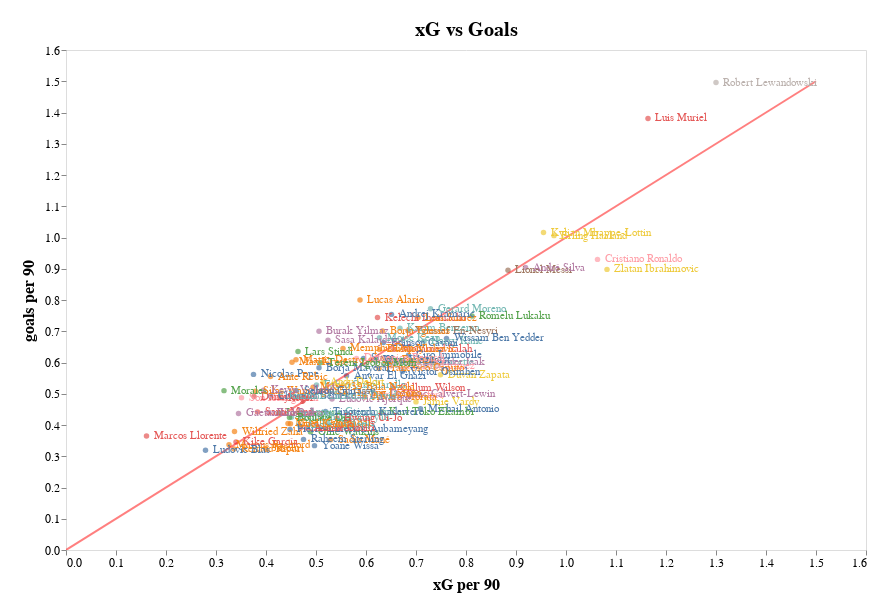

Here is the notebook cell this chart was saved with:
### Code cell
scat = alt.Chart(df4).mark_circle().encode(
  y=alt.Y('goal90:Q'),
  # y='shot90:Q',
  # x='goalshot:Q',
  x=alt.X('xG90:Q'),
  color=alt.Color('goals:N', legend=None),
  tooltip=[alt.Tooltip('player_name', title='name'),
           alt.Tooltip('team_title', title='team'),
           alt.Tooltip('goals', title='goals'),
           alt.Tooltip('shots', title='shots'),
           alt.Tooltip('shot90', title='Shot per 90 min'),
           alt.Tooltip('goalshot', title='Goals per shot')]
).properties(
    width=800,
    height=500
)

line = pd.DataFrame({
    'Length': [0, 1.5],
    'Width':  [0, 1.5],
})

line_plot = alt.Chart(line).mark_line(color= 'red',opacity=0.5).encode(
    x= alt.X('Length', title='xG per 90', axis=alt.Axis(grid=False, titleFontSize=16, labelFontSize=12, titlePadding=8)),
    y= alt.Y('Width', title='goals per 90', axis=alt.Axis(grid=False, titleFontSize=16, labelFontSize=12, titlePadding=8))
)


text = scat.mark_text(
    align='left',
    baseline='middle',
    dx=7
).encode(
    text='player_name',
    # size=alt.Size('goals:Q', scale=alt.Scale(range=[8, 15]))
)

# scat.encode(y=Y('shot90:Q',scale=Scale(domain=[1, 5.6])))
(scat + line_plot + text).properties(width=600, title="xG vs Goals", padding=20).interactive().configure_title(fontSize=20).configure_axis(grid=False, domain=False)

### Figure 1 — Vega-Lite specification as saved in the notebook (floating-point values rounded to 4 significant figures)
{"usermeta": {"embedOptions": {"theme": "dark"}}, "config": {"view": {"continuousWidth": 400, "continuousHeight": 300}, "axis": {"domain": false, "grid": false}, "title": {"fontSize": 20}}, "layer": [{"data": {"name": "data-9b0c600edb5b1b28d109a0f560ac659b"}, "mark": "circle", "encoding": {"color": {"type": "nominal", "field": "goals", "legend": null}, "tooltip": [{"type": "nominal", "field": "player_name", "title": "name"}, {"type": "nominal", "field": "team_title", "title": "team"}, {"type": "quantitative", "field": "goals", "title": "goals"}, {"type": "quantitative", "field": "shots", "title": "shots"}, {"type": "quantitative", "field": "shot90", "title": "Shot per 90 min"}, {"type": "quantitative", "field": "goalshot", "title": "Goals per shot"}], "x": {"type": "quantitative", "field": "xG90"}, "y": {"type": "quantitative", "field": "goal90"}}, "height": 500, "selection": {"selector002": {"type": "interval", "bind": "scales", "encodings": ["x", "y"]}}, "width": 800}, {"data": {"name": "data-0ad230cc32390c6887d14af485370c97"}, "mark": {"type": "line", "color": "red", "opacity": 0.5}, "encoding": {"x": {"type": "quantitative", "axis": {"grid": false, "labelFontSize": 12, "titleFontSize": 16, "titlePadding": 8}, "field": "Length", "title": "xG per 90"}, "y": {"type": "quantitative", "axis": {"grid": false, "labelFontSize": 12, "titleFontSize": 16, "titlePadding": 8}, "field": "Width", "title": "goals per 90"}}}, {"data": {"name": "data-9b0c600edb5b1b28d109a0f560ac659b"}, "mark": {"type": "text", "align": "left", "baseline": "middle", "dx": 7}, "encoding": {"color": {"type": "nominal", "field": "goals", "legend": null}, "text": {"type": "nominal", "field": "player_name"}, "tooltip": [{"type": "nominal", "field": "player_name", "title": "name"}, {"type": "nominal", "field": "team_title", "title": "team"}, {"type": "quantitative", "field": "goals", "title": "goals"}, {"type": "quantitative", "field": "shots", "title": "shots"}, {"type": "quantitative", "field": "shot90", "title": "Shot per 90 min"}, {"type": "quantitative", "field": "goalshot", "title": "Goals per shot"}], "x": {"type": "quantitative", "field": "xG90"}, "y": {"type": "quantitative", "field": "goal90"}}, "height": 500, "width": 800}], "padding": 20, "title": "xG vs Goals", "width": 600, "$schema": "https://vega.github.io/schema/vega-lite/v4.8.1.json", "datasets": {"data-9b0c600edb5b1b28d109a0f560ac659b": [{"player_name": "Harry Kane", "team_title": "Tottenham", "goals": 23, "shots": 138, "shot90": 4.01, "goalshot": 16.67, "goal90": 0.668, "xG90": 0.716}, {"player_name": "Mohamed Salah", "team_title": "Liverpool", "goals": 22, "shots": 126, "shot90": 3.676, "goalshot": 17.46, "goal90": 0.642, "xG90": 0.656}, {"player_name": "Son Heung-Min", "team_title": "Tottenham", "goals": 17, "shots": 68, "shot90": 1.95, "goalshot": 25.0, "goal90": 0.487, "xG90": 0.351}, {"player_name": "Patrick Bamford", "team_title": "Leeds", "goals": 17, "shots": 107, "shot90": 3.122, "goalshot": 15.89, "goal90": 0.496, "xG90": 0.596}, {"player_name": "Dominic Calvert-Lewin", "team_title": "Everton", "goals": 16, "shots": 83, "shot90": 2.596, "goalshot": 19.28, "goal90": 0.5, "xG90": 0.633}, {"player_name": "Jamie Vardy", "team_title": "Leicester", "goals": 15, "shots": 82, "shot90": 2.591, "goalshot": 18.29, "goal90": 0.474, "xG90": 0.7}, {"player_name": "Ollie Watkins", "team_title": "Aston Villa", "goals": 14, "shots": 98, "shot90": 2.649, "goalshot": 14.29, "goal90": 0.378, "xG90": 0.489}, {"player_name": "Alexandre Lacazette", "team_title": "Arsenal", "goals": 13, "shots": 45, "shot90": 2.089, "goalshot": 28.89, "goal90": 0.603, "xG90": 0.62}, {"player_name": "Callum Wilson", "team_title": "Newcastle United", "goals": 12, "shots": 49, "shot90": 2.121, "goalshot": 24.49, "goal90": 0.519, "xG90": 0.654}, {"player_name": "Kelechi Iheanacho", "team_title": "Leicester", "goals": 12, "shots": 59, "shot90": 3.657, "goalshot": 20.34, "goal90": 0.744, "xG90": 0.623}, {"player_name": "Danny Ings", "team_title": "Southampton", "goals": 12, "shots": 57, "shot90": 2.332, "goalshot": 21.05, "goal90": 0.491, "xG90": 0.376}, {"player_name": "Chris Wood", "team_title": "Burnley", "goals": 12, "shots": 70, "shot90": 2.278, "goalshot": 17.14, "goal90": 0.391, "xG90": 0.469}, {"player_name": "Wilfried Zaha", "team_title": "Crystal Palace", "goals": 11, "shots": 60, "shot90": 2.065, "goalshot": 18.33, "goal90": 0.379, "xG90": 0.337}, {"player_name": "Marcus Rashford", "team_title": "Manchester United", "goals": 11, "shots": 79, "shot90": 2.418, "goalshot": 13.92, "goal90": 0.337, "xG90": 0.326}, {"player_name": "Sadio Mané", "team_title": "Liverpool", "goals": 11, "shots": 94, "shot90": 3.016, "goalshot": 11.7, "goal90": 0.353, "xG90": 0.529}, {"player_name": "Pierre-Emerick Aubameyang", "team_title": "Arsenal", "goals": 10, "shots": 57, "shot90": 2.199, "goalshot": 17.54, "goal90": 0.386, "xG90": 0.448}, {"player_name": "Michail Antonio", "team_title": "West Ham", "goals": 10, "shots": 63, "shot90": 2.845, "goalshot": 15.87, "goal90": 0.452, "xG90": 0.709}, {"player_name": "Christian Benteke", "team_title": "Crystal Palace", "goals": 10, "shots": 71, "shot90": 3.503, "goalshot": 14.09, "goal90": 0.493, "xG90": 0.409}, {"player_name": "Raheem Sterling", "team_title": "Manchester City", "goals": 10, "shots": 70, "shot90": 2.481, "goalshot": 14.29, "goal90": 0.354, "xG90": 0.475}, {"player_name": "Edinson Cavani", "team_title": "Manchester United", "goals": 10, "shots": 34, "shot90": 2.258, "goalshot": 29.41, "goal90": 0.664, "xG90": 0.635}, {"player_name": "Anwar El Ghazi", "team_title": "Aston Villa", "goals": 10, "shots": 64, "shot90": 3.573, "goalshot": 15.62, "goal90": 0.558, "xG90": 0.561}, {"player_name": "Nicolas Pepe", "team_title": "Arsenal", "goals": 10, "shots": 47, "shot90": 2.64, "goalshot": 21.28, "goal90": 0.562, "xG90": 0.375}, {"player_name": "Lionel Messi", "team_title": "Barcelona", "goals": 30, "shots": 195, "shot90": 5.817, "goalshot": 15.38, "goal90": 0.895, "xG90": 0.884}, {"player_name": "Gerard Moreno", "team_title": "Villarreal", "goals": 23, "shots": 98, "shot90": 3.291, "goalshot": 23.47, "goal90": 0.772, "xG90": 0.729}, {"player_name": "Karim Benzema", "team_title": "Real Madrid", "goals": 23, "shots": 123, "shot90": 3.799, "goalshot": 18.7, "goal90": 0.71, "xG90": 0.668}, {"player_name": "Luis Suárez", "team_title": "Atletico Madrid", "goals": 21, "shots": 104, "shot90": 3.684, "goalshot": 20.19, "goal90": 0.744, "xG90": 0.704}, {"player_name": "Youssef En-Nesyri", "team_title": "Sevilla", "goals": 18, "shots": 77, "shot90": 3.003, "goalshot": 23.38, "goal90": 0.702, "xG90": 0.684}, {"player_name": "Alexander Isak", "team_title": "Real Sociedad", "goals": 16, "shots": 81, "shot90": 3.051, "goalshot": 19.75, "goal90": 0.603, "xG90": 0.689}, {"player_name": "Morales", "team_title": "Levante", "goals": 14, "shots": 58, "shot90": 2.114, "goalshot": 24.14, "goal90": 0.51, "xG90": 0.316}, {"player_name": "Iago Aspas", "team_title": "Celta Vigo", "goals": 14, "shots": 51, "shot90": 1.595, "goalshot": 27.45, "goal90": 0.438, "xG90": 0.426}, {"player_name": "Antoine Griezmann", "team_title": "Barcelona", "goals": 13, "shots": 71, "shot90": 2.415, "goalshot": 18.31, "goal90": 0.442, "xG90": 0.47}, {"player_name": "Rafa Mir", "team_title": "SD Huesca", "goals": 13, "shots": 120, "shot90": 3.749, "goalshot": 10.83, "goal90": 0.406, "xG90": 0.524}, {"player_name": "Santi Mina", "team_title": "Celta Vigo", "goals": 12, "shots": 45, "shot90": 1.658, "goalshot": 26.67, "goal90": 0.442, "xG90": 0.383}, {"player_name": "Marcos Llorente", "team_title": "Atletico Madrid", "goals": 12, "shots": 49, "shot90": 1.49, "goalshot": 24.49, "goal90": 0.365, "xG90": 0.161}, {"player_name": "Roger", "team_title": "Levante", "goals": 12, "shots": 46, "shot90": 1.867, "goalshot": 26.09, "goal90": 0.487, "xG90": 0.43}, {"player_name": "Kike García", "team_title": "Eibar", "goals": 12, "shots": 87, "shot90": 2.506, "goalshot": 13.79, "goal90": 0.346, "xG90": 0.34}, {"player_name": "Joselu", "team_title": "Alaves", "goals": 11, "shots": 94, "shot90": 2.779, "goalshot": 11.7, "goal90": 0.325, "xG90": 0.399}, {"player_name": "Ante Budimir", "team_title": "Osasuna", "goals": 11, "shots": 46, "shot90": 2.543, "goalshot": 23.91, "goal90": 0.608, "xG90": 0.61}, {"player_name": "Mikel Oyarzabal", "team_title": "Real Sociedad", "goals": 11, "shots": 62, "shot90": 2.285, "goalshot": 17.74, "goal90": 0.405, "xG90": 0.444}, {"player_name": "Borja Iglesias", "team_title": "Real Betis", "goals": 11, "shots": 38, "shot90": 2.42, "goalshot": 28.95, "goal90": 0.701, "xG90": 0.633}, {"player_name": "Robert Lewandowski", "team_title": "Bayern Munich", "goals": 41, "shots": 135, "shot90": 4.925, "goalshot": 30.37, "goal90": 1.496, "xG90": 1.3}, {"player_name": "André Silva", "team_title": "Eintracht Frankfurt", "goals": 28, "shots": 114, "shot90": 3.681, "goalshot": 24.56, "goal90": 0.904, "xG90": 0.919}, {"player_name": "Erling Haaland", "team_title": "Borussia Dortmund", "goals": 27, "shots": 92, "shot90": 3.427, "goalshot": 29.35, "goal90": 1.006, "xG90": 0.976}, {"player_name": "Andrej Kramaric", "team_title": "Hoffenheim", "goals": 20, "shots": 95, "shot90": 3.583, "goalshot": 21.05, "goal90": 0.754, "xG90": 0.651}, {"player_name": "Wout Weghorst", "team_title": "Wolfsburg", "goals": 20, "shots": 93, "shot90": 2.833, "goalshot": 21.5, "goal90": 0.609, "xG90": 0.62}, {"player_name": "Sasa Kalajdzic", "team_title": "VfB Stuttgart", "goals": 16, "shots": 66, "shot90": 2.768, "goalshot": 24.24, "goal90": 0.671, "xG90": 0.524}, {"player_name": "Lars Stindl", "team_title": "Borussia M.Gladbach", "goals": 14, "shots": 56, "shot90": 2.539, "goalshot": 25.0, "goal90": 0.635, "xG90": 0.464}, {"player_name": "Max Kruse", "team_title": "Union Berlin", "goals": 11, "shots": 30, "shot90": 1.638, "goalshot": 36.67, "goal90": 0.601, "xG90": 0.452}, {"player_name": "Lucas Alario", "team_title": "Bayer Leverkusen", "goals": 11, "shots": 41, "shot90": 2.981, "goalshot": 26.83, "goal90": 0.8, "xG90": 0.588}, {"player_name": "Silas Wamangituka", "team_title": "VfB Stuttgart", "goals": 11, "shots": 45, "shot90": 2.078, "goalshot": 24.44, "goal90": 0.508, "xG90": 0.379}, {"player_name": "Cristiano Ronaldo", "team_title": "Juventus", "goals": 29, "shots": 167, "shot90": 5.354, "goalshot": 17.36, "goal90": 0.93, "xG90": 1.063}, {"player_name": "Romelu Lukaku", "team_title": "Inter", "goals": 24, "shots": 97, "shot90": 3.026, "goalshot": 24.74, "goal90": 0.749, "xG90": 0.812}, {"player_name": "Luis Muriel", "team_title": "Atalanta", "goals": 22, "shots": 86, "shot90": 5.397, "goalshot": 25.58, "goal90": 1.381, "xG90": 1.164}, {"player_name": "Dusan Vlahovic", "team_title": "Fiorentina", "goals": 21, "shots": 86, "shot90": 2.628, "goalshot": 24.42, "goal90": 0.642, "xG90": 0.627}, {"player_name": "Ciro Immobile", "team_title": "Lazio", "goals": 20, "shots": 119, "shot90": 3.71, "goalshot": 16.81, "goal90": 0.623, "xG90": 0.685}, {"player_name": "Simy", "team_title": "Crotone", "goals": 20, "shots": 64, "shot90": 1.963, "goalshot": 31.25, "goal90": 0.613, "xG90": 0.595}, {"player_name": "Lorenzo Insigne", "team_title": "Napoli", "goals": 19, "shots": 144, "shot90": 4.488, "goalshot": 13.19, "goal90": 0.592, "xG90": 0.601}, {"player_name": "Domenico Berardi", "team_title": "Sassuolo", "goals": 17, "shots": 113, "shot90": 4.078, "goalshot": 15.04, "goal90": 0.613, "xG90": 0.581}, {"player_name": "Lautaro Martínez", "team_title": "Inter", "goals": 17, "shots": 109, "shot90": 3.776, "goalshot": 15.6, "goal90": 0.589, "xG90": 0.65}, {"player_name": "João Pedro", "team_title": "Cagliari", "goals": 16, "shots": 75, "shot90": 2.062, "goalshot": 21.33, "goal90": 0.44, "xG90": 0.406}, {"player_name": "Duván Zapata", "team_title": "Atalanta", "goals": 15, "shots": 98, "shot90": 3.664, "goalshot": 15.31, "goal90": 0.561, "xG90": 0.749}, {"player_name": "Zlatan Ibrahimovic", "team_title": "AC Milan", "goals": 15, "shots": 80, "shot90": 4.79, "goalshot": 18.75, "goal90": 0.898, "xG90": 1.082}, {"player_name": "Henrikh Mkhitaryan", "team_title": "Roma", "goals": 13, "shots": 82, "shot90": 2.682, "goalshot": 15.85, "goal90": 0.425, "xG90": 0.451}, {"player_name": "Andrea Belotti", "team_title": "Torino", "goals": 13, "shots": 106, "shot90": 3.273, "goalshot": 12.26, "goal90": 0.401, "xG90": 0.466}, {"player_name": "Fabio Quagliarella", "team_title": "Sampdoria", "goals": 13, "shots": 83, "shot90": 3.371, "goalshot": 15.66, "goal90": 0.528, "xG90": 0.501}, {"player_name": "Mattia Destro", "team_title": "Genoa", "goals": 11, "shots": 37, "shot90": 2.049, "goalshot": 29.73, "goal90": 0.609, "xG90": 0.46}, {"player_name": "Álvaro Morata", "team_title": "Juventus", "goals": 11, "shots": 56, "shot90": 2.496, "goalshot": 19.64, "goal90": 0.49, "xG90": 0.598}, {"player_name": "Ante Rebic", "team_title": "AC Milan", "goals": 11, "shots": 43, "shot90": 2.17, "goalshot": 25.58, "goal90": 0.555, "xG90": 0.409}, {"player_name": "Francesco Caputo", "team_title": "Sassuolo", "goals": 11, "shots": 43, "shot90": 2.272, "goalshot": 25.58, "goal90": 0.581, "xG90": 0.626}, {"player_name": "Hirving Lozano", "team_title": "Napoli", "goals": 11, "shots": 60, "shot90": 2.731, "goalshot": 18.33, "goal90": 0.501, "xG90": 0.559}, {"player_name": "M&#039;Bala Nzola", "team_title": "Spezia", "goals": 11, "shots": 45, "shot90": 2.132, "goalshot": 24.44, "goal90": 0.521, "xG90": 0.494}, {"player_name": "Borja Mayoral", "team_title": "Roma", "goals": 10, "shots": 39, "shot90": 2.273, "goalshot": 25.64, "goal90": 0.583, "xG90": 0.506}, {"player_name": "Victor Osimhen", "team_title": "Napoli", "goals": 10, "shots": 66, "shot90": 3.769, "goalshot": 15.15, "goal90": 0.571, "xG90": 0.673}, {"player_name": "Kylian Mbappe-Lottin", "team_title": "Paris Saint Germain", "goals": 27, "shots": 103, "shot90": 3.875, "goalshot": 26.21, "goal90": 1.016, "xG90": 0.955}, {"player_name": "Memphis Depay", "team_title": "Lyon", "goals": 21, "shots": 110, "shot90": 3.377, "goalshot": 19.09, "goal90": 0.645, "xG90": 0.554}, {"player_name": "Wissam Ben Yedder", "team_title": "Monaco", "goals": 20, "shots": 81, "shot90": 2.743, "goalshot": 24.69, "goal90": 0.677, "xG90": 0.761}, {"player_name": "Kevin Volland", "team_title": "Monaco", "goals": 16, "shots": 56, "shot90": 1.787, "goalshot": 28.57, "goal90": 0.511, "xG90": 0.395}, {"player_name": "Gaetan Laborde", "team_title": "Montpellier", "goals": 16, "shots": 101, "shot90": 2.757, "goalshot": 15.84, "goal90": 0.437, "xG90": 0.345}, {"player_name": "Ludovic Ajorque", "team_title": "Strasbourg", "goals": 16, "shots": 69, "shot90": 2.082, "goalshot": 23.19, "goal90": 0.483, "xG90": 0.532}, {"player_name": "Burak Yilmaz", "team_title": "Lille", "goals": 16, "shots": 66, "shot90": 2.888, "goalshot": 24.24, "goal90": 0.7, "xG90": 0.506}, {"player_name": "Andy Delort", "team_title": "Montpellier", "goals": 15, "shots": 91, "shot90": 3.255, "goalshot": 16.48, "goal90": 0.537, "xG90": 0.514}, {"player_name": "Karl Toko Ekambi", "team_title": "Lyon", "goals": 14, "shots": 90, "shot90": 2.843, "goalshot": 15.56, "goal90": 0.442, "xG90": 0.631}, {"player_name": "Boulaye Dia", "team_title": "Reims", "goals": 14, "shots": 63, "shot90": 1.907, "goalshot": 22.22, "goal90": 0.424, "xG90": 0.447}, {"player_name": "Terem Igobor Moffi", "team_title": "Lorient", "goals": 14, "shots": 56, "shot90": 2.395, "goalshot": 25.0, "goal90": 0.599, "xG90": 0.509}, {"player_name": "Moise Kean", "team_title": "Paris Saint Germain", "goals": 13, "shots": 52, "shot90": 2.716, "goalshot": 25.0, "goal90": 0.679, "xG90": 0.627}, {"player_name": "Jonathan Christian David", "team_title": "Lille", "goals": 13, "shots": 55, "shot90": 2.084, "goalshot": 23.64, "goal90": 0.493, "xG90": 0.429}, {"player_name": "Amine Gouiri", "team_title": "Nice", "goals": 12, "shots": 80, "shot90": 2.603, "goalshot": 15.0, "goal90": 0.39, "xG90": 0.481}, {"player_name": "Hwang Ui-Jo", "team_title": "Bordeaux", "goals": 12, "shots": 76, "shot90": 2.673, "goalshot": 15.79, "goal90": 0.422, "xG90": 0.542}, {"player_name": "Gaël Kakuta", "team_title": "Lens", "goals": 11, "shots": 52, "shot90": 1.911, "goalshot": 21.15, "goal90": 0.404, "xG90": 0.449}, {"player_name": "Renaud Ripart", "team_title": "Nimes", "goals": 11, "shots": 68, "shot90": 1.994, "goalshot": 16.18, "goal90": 0.323, "xG90": 0.336}, {"player_name": "Ludovic Blas", "team_title": "Nantes", "goals": 10, "shots": 71, "shot90": 2.263, "goalshot": 14.09, "goal90": 0.319, "xG90": 0.279}, {"player_name": "Sehrou Guirassy", "team_title": "Rennes", "goals": 10, "shots": 52, "shot90": 2.65, "goalshot": 19.23, "goal90": 0.51, "xG90": 0.461}, {"player_name": "Yoane Wissa", "team_title": "Lorient", "goals": 10, "shots": 59, "shot90": 1.972, "goalshot": 16.95, "goal90": 0.334, "xG90": 0.497}, {"player_name": "Tinotenda Kadewere", "team_title": "Lyon", "goals": 10, "shots": 61, "shot90": 2.7, "goalshot": 16.39, "goal90": 0.443, "xG90": 0.519}], "data-0ad230cc32390c6887d14af485370c97": [{"Length": 0.0, "Width": 0.0}, {"Length": 1.5, "Width": 1.5}]}}
